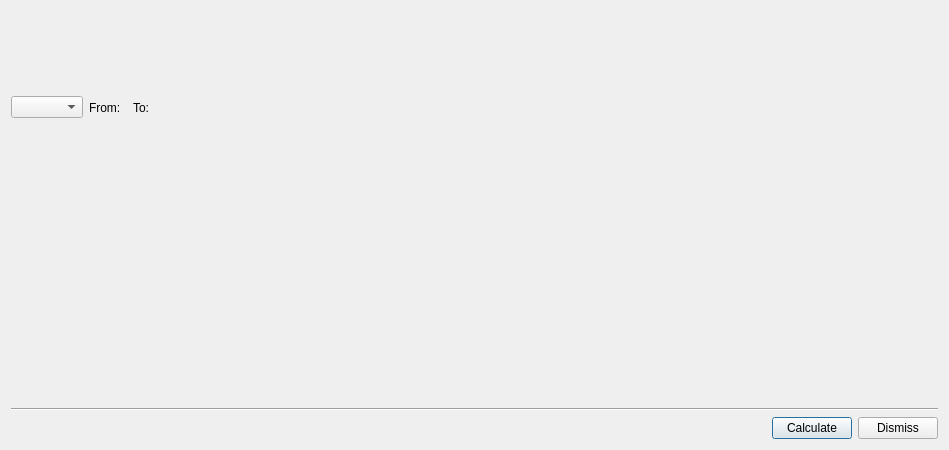
<?xml version="1.0" encoding="UTF-8"?>
<ui version="4.0">
 <class>predictionListBase</class>
 <widget class="QDialog" name="predictionListBase">
  <property name="geometry">
   <rect>
    <x>0</x>
    <y>0</y>
    <width>949</width>
    <height>450</height>
   </rect>
  </property>
  <property name="windowTitle">
   <string>Predict satellite pass</string>
  </property>
  <layout class="QVBoxLayout">
   <property name="spacing">
    <number>6</number>
   </property>
   <property name="margin">
    <number>11</number>
   </property>
   <item>
    <layout class="QHBoxLayout">
     <property name="spacing">
      <number>6</number>
     </property>
     <property name="margin">
      <number>0</number>
     </property>
     <item>
      <widget class="QComboBox" name="satnameCombo"/>
     </item>
     <item>
      <widget class="QLabel" name="TextLabel1">
       <property name="sizePolicy">
        <sizepolicy hsizetype="Fixed" vsizetype="Preferred">
         <horstretch>0</horstretch>
         <verstretch>0</verstretch>
        </sizepolicy>
       </property>
       <property name="text">
        <string>From:</string>
       </property>
       <property name="wordWrap">
        <bool>false</bool>
       </property>
      </widget>
     </item>
     <item>
      <widget class="Q3DateTimeEdit" name="startEdit"/>
     </item>
     <item>
      <widget class="QLabel" name="TextLabel2">
       <property name="text">
        <string>To:</string>
       </property>
       <property name="wordWrap">
        <bool>false</bool>
       </property>
      </widget>
     </item>
     <item>
      <widget class="Q3DateTimeEdit" name="stopEdit"/>
     </item>
     <item>
      <spacer name="Spacer8">
       <property name="orientation">
        <enum>Qt::Horizontal</enum>
       </property>
       <property name="sizeType">
        <enum>QSizePolicy::Expanding</enum>
       </property>
       <property name="sizeHint" stdset="0">
        <size>
         <width>20</width>
         <height>20</height>
        </size>
       </property>
      </spacer>
     </item>
    </layout>
   </item>
   <item>
    <widget class="Q3ListView" name="listView"/>
   </item>
   <item>
    <widget class="Line" name="Line1">
     <property name="frameShape">
      <enum>QFrame::HLine</enum>
     </property>
     <property name="frameShadow">
      <enum>QFrame::Sunken</enum>
     </property>
    </widget>
   </item>
   <item>
    <layout class="QHBoxLayout">
     <property name="spacing">
      <number>6</number>
     </property>
     <property name="margin">
      <number>0</number>
     </property>
     <item>
      <spacer name="Spacer9">
       <property name="orientation">
        <enum>Qt::Horizontal</enum>
       </property>
       <property name="sizeType">
        <enum>QSizePolicy::Expanding</enum>
       </property>
       <property name="sizeHint" stdset="0">
        <size>
         <width>20</width>
         <height>20</height>
        </size>
       </property>
      </spacer>
     </item>
     <item>
      <widget class="QPushButton" name="calculateButton">
       <property name="text">
        <string>Calculate</string>
       </property>
      </widget>
     </item>
     <item>
      <widget class="QPushButton" name="dismissButton">
       <property name="text">
        <string>Dismiss</string>
       </property>
      </widget>
     </item>
    </layout>
   </item>
  </layout>
 </widget>
 <layoutdefault spacing="6" margin="11"/>
 <pixmapfunction>qPixmapFromMimeSource</pixmapfunction>
 <customwidgets>
  <customwidget>
   <class>Q3Frame</class>
   <extends>QFrame</extends>
   <header>Qt3Support/Q3Frame</header>
   <container>1</container>
  </customwidget>
  <customwidget>
   <class>Q3ListView</class>
   <extends>Q3Frame</extends>
   <header>q3listview.h</header>
  </customwidget>
  <customwidget>
   <class>Q3DateTimeEdit</class>
   <extends>QWidget</extends>
   <header>Qt3Support/Q3DateTimeEdit</header>
  </customwidget>
 </customwidgets>
 <resources/>
 <connections/>
</ui>
